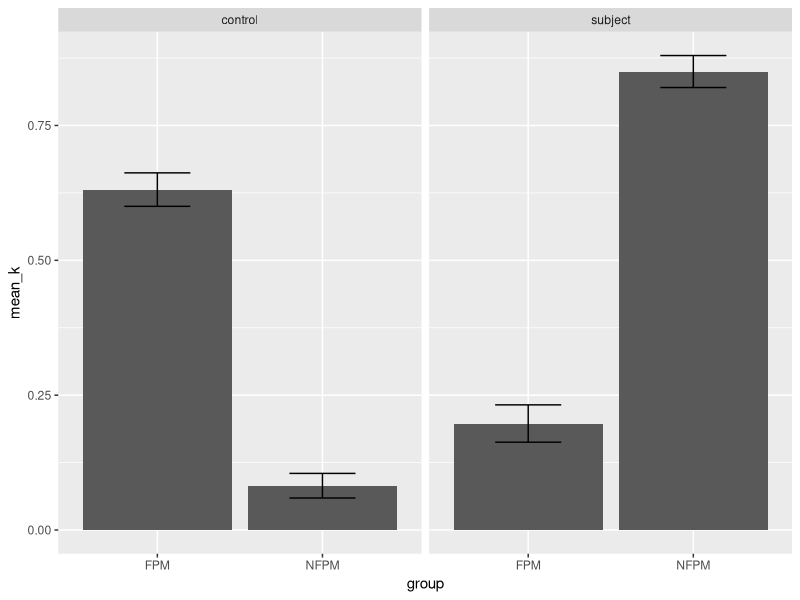
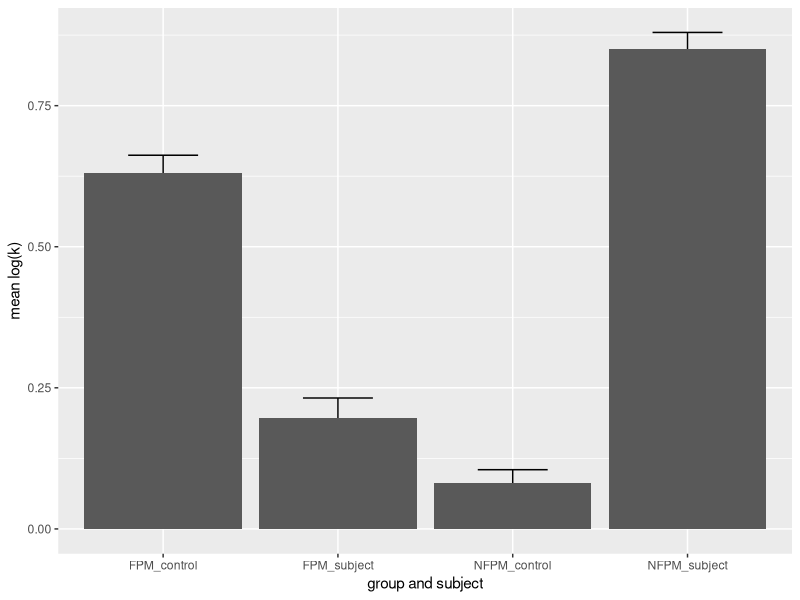
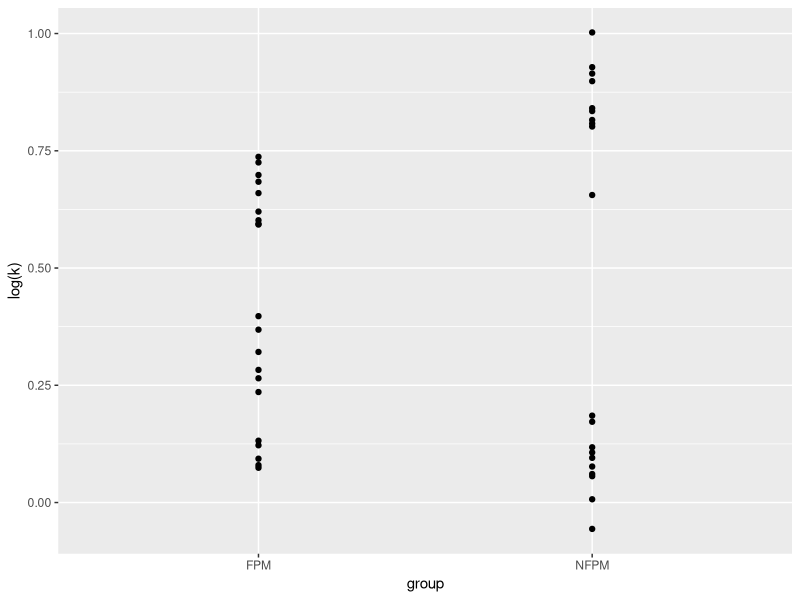
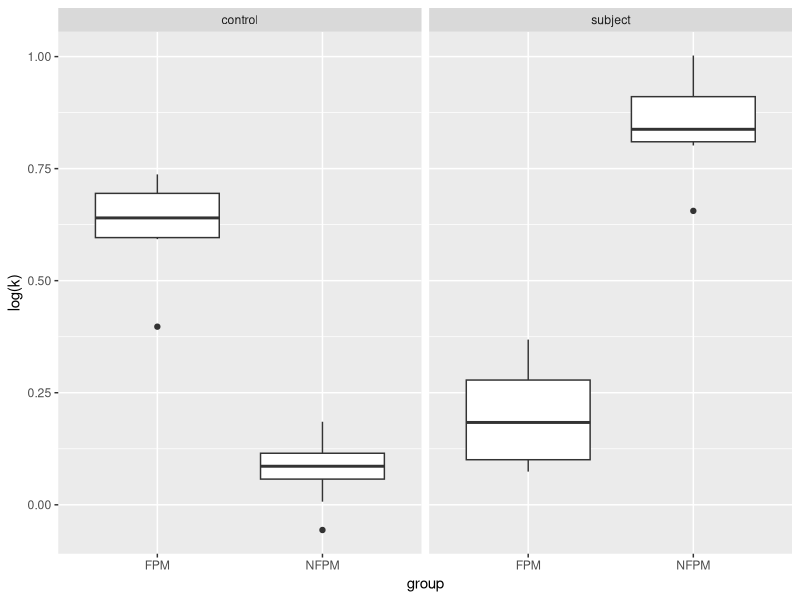
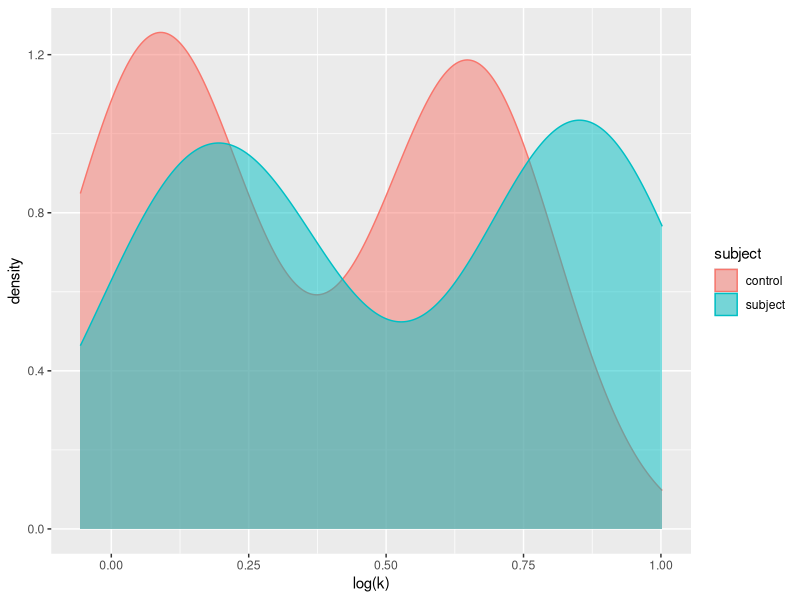
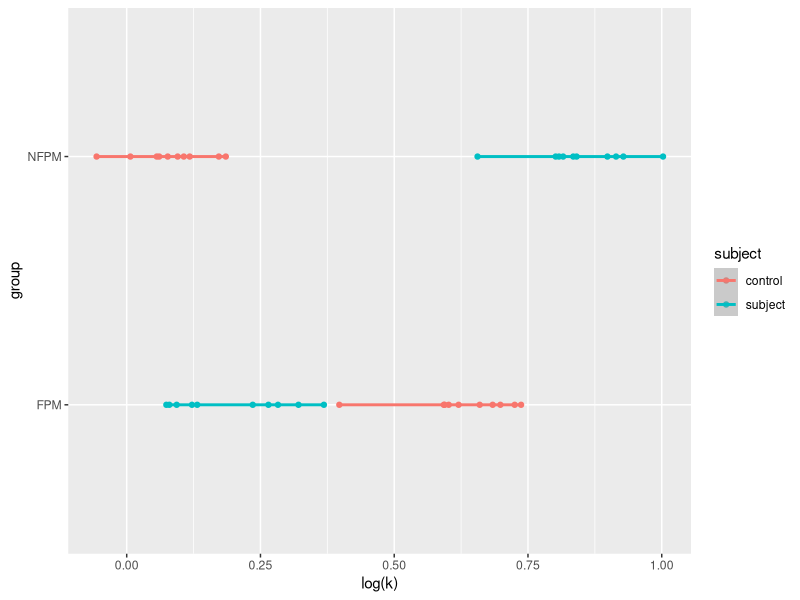

The R script that drew these images, in order:
## ---- chunk 1
x=1:10
sbj=sprintf("subject %d",x)

cont=sprintf("control %d",x)

subject_withnumber = c(sbj,sbj,cont,cont)
subject = c(rep("subject",20),rep("control",20))
group = c(rep("FPM",10),rep("NFPM",10),rep("FPM",10),rep("NFPM",10))
FPM_subject = rnorm(10,0.15,0.1)
NFPM_subject = rnorm(10,0.88,0.1)
FPM_control = rnorm(10,0.67,0.1)
NFPM_control = rnorm(10,0.15,0.1)
discount_rate = c(FPM_subject,NFPM_subject,
                  FPM_control,NFPM_control)

datatable = data.frame(subject, subject_withnumber, group, discount_rate)
datatable
## ---- chunk 2
library(dplyr)
library(ggplot2)
dt2 = datatable %>%
  group_by(group, subject) %>%
  summarise(mean_k = mean(discount_rate),
            sem = sd(discount_rate)/sqrt(n()))

ggplot(dt2, aes(group, mean_k))+
  geom_bar(stat = 'identity')+
  facet_wrap(~subject) +
  geom_errorbar(aes(ymin=mean_k-sem, ymax=mean_k+sem),width=0.4)

datatable %>%
  group_by(group, subject) %>%
  summarise(mean_k = mean(discount_rate), sem=sd(discount_rate/sqrt(n()))) %>%
  mutate(x_axis = paste(group, subject, sep = '_')) %>%
  ggplot(aes(x_axis, mean_k))+
  geom_errorbar(aes(ymin=mean_k-sem, ymax=mean_k+sem),width=0.4) +
  geom_bar(stat = 'identity') +
  xlab("group and subject") + ylab("mean log(k)")
## ---- chunk 3
cor.test(NFPM_subject, FPM_control)
## ---- chunk 4
datatable %>%
  ggplot(aes(group,discount_rate))+
  geom_point()+
  geom_smooth(method="lm") +
  ylab("log(k)")
## ---- chunk 5
ggplot(datatable, aes(group, discount_rate))+
  geom_boxplot()+
  facet_wrap(~subject) +
  ylab("log(k)")
## ---- chunk 6
summary(aov(discount_rate ~ group, datatable))
## ---- chunk 7
datatable %>%
  ggplot(aes(discount_rate, fill=subject, col=subject))+
  geom_density(alpha=0.5) +
  xlab("log(k)")
## ---- chunk 8
datatable %>%
  ggplot(aes(discount_rate, group, color=subject))+
  geom_point()+
  geom_smooth(method = "lm") +
  xlab("log(k)")
## ---- chunk 9
summary(lm(discount_rate ~ group+subject, datatable))
